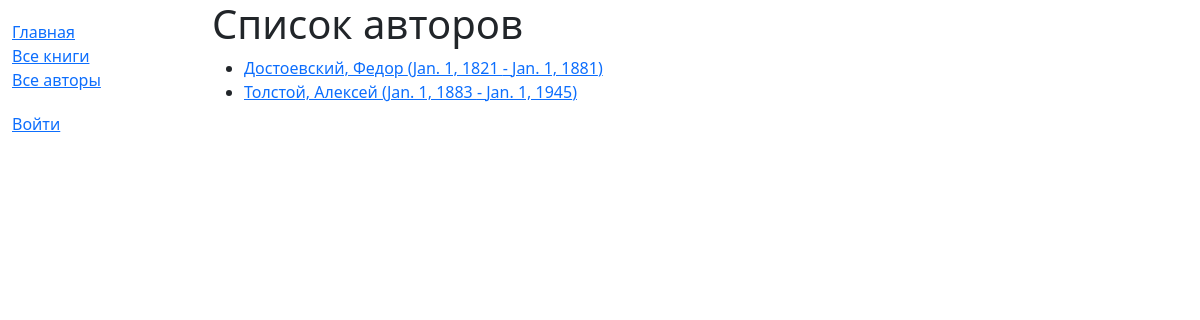
Page /catalog/authors/ on the earlier database version.
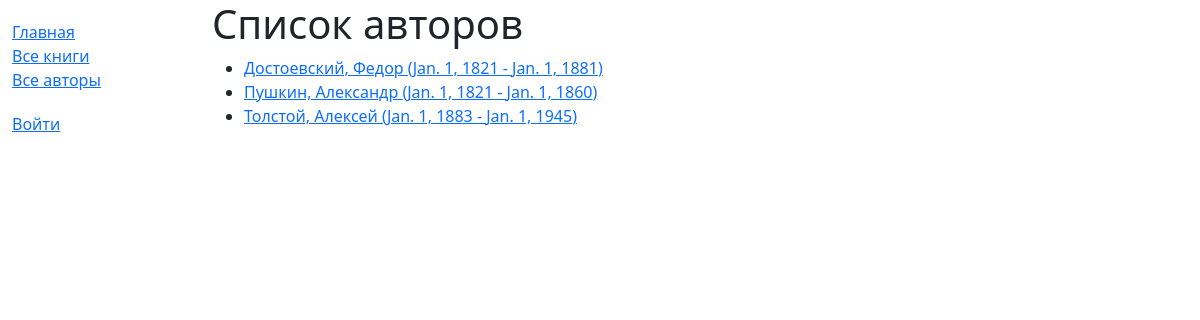
Same page on the later database version.
### catalog/models.py (models this page shows)
class Author(models.Model):
    first_name = models.CharField(max_length=100)
    last_name = models.CharField(max_length=100)
    date_of_birth = models.DateField(null=True, blank=True)
    date_of_death = models.DateField('Умер', null=True, blank=True)
    class Meta:
        ordering = ['last_name', 'first_name']
    def get_absolute_url(self):
        return reverse('author-detail', args=[str(self.id)])
    def __str__(self):
        return f'{self.last_name}, {self.first_name}'

### catalog/views.py (the view)
# urls.py: path('authors/', views.AuthorListView.as_view(), name='authors'),
class AuthorListView(generic.ListView):
    model = Author
    paginate_by = 10

### catalog/templates/catalog/author_list.html
{% extends "base_generic.html" %}
{% block content %}
  <h1>Список авторов</h1>
  {% if author_list %}
    <ul>
      {% for author in author_list %}
      <li>
        <a href="{{ author.get_absolute_url }}">
          {{ author }} ({{ author.date_of_birth }} - {% if author.date_of_death %}{{ author.date_of_death }}{% endif %})
        </a>
      </li>
      {% endfor %}
    </ul>
  {% else %}
    <p>Авторы не найдены.</p>
  {% endif %}
{% endblock %}

Differences in the rows shown:
added Author: last_name+first_name "Пушкин, Александр", date_of_birth "Jan. 1, 1821", date_of_death "Jan. 1, 1860"
